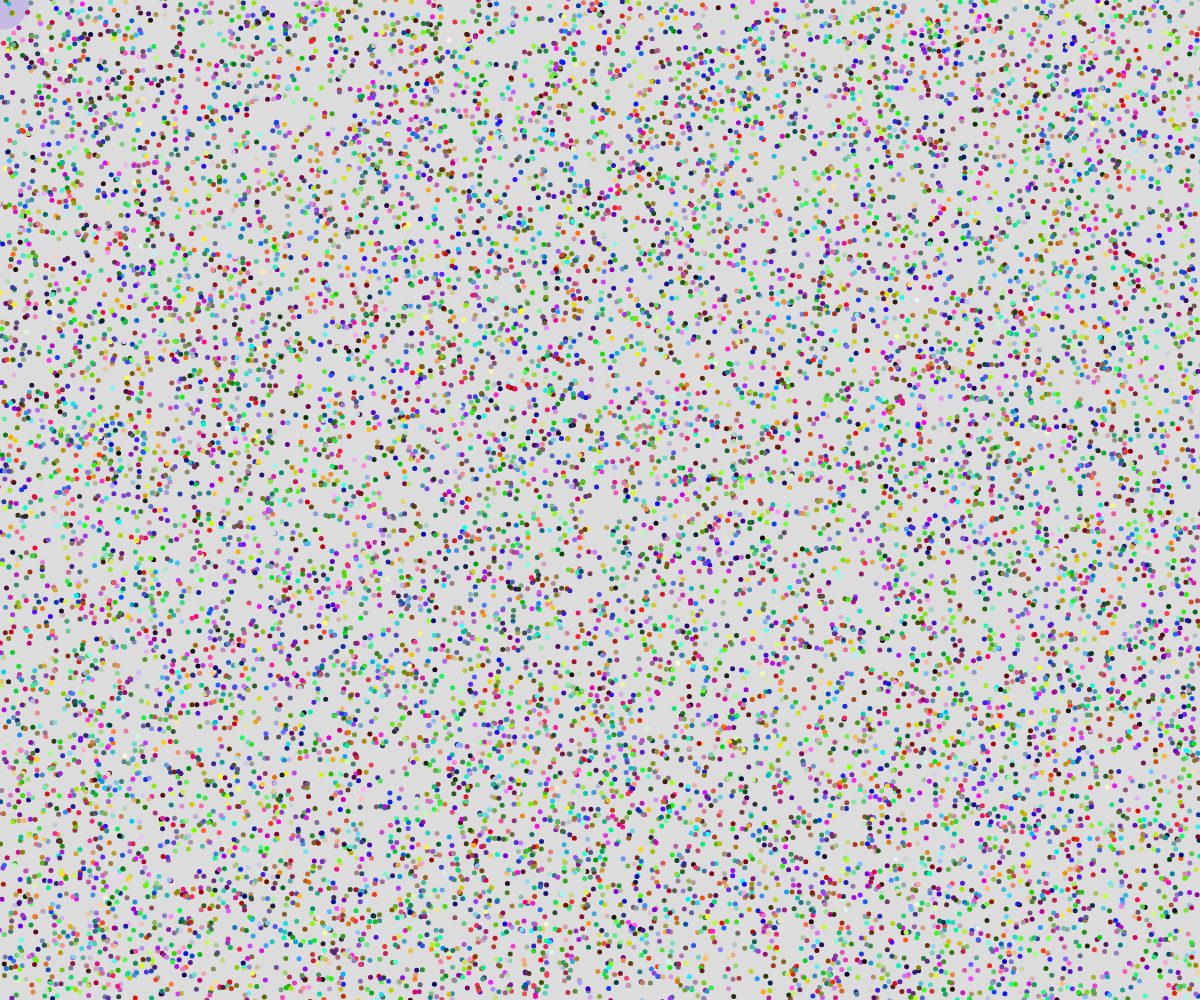
Frame 1 (no input)
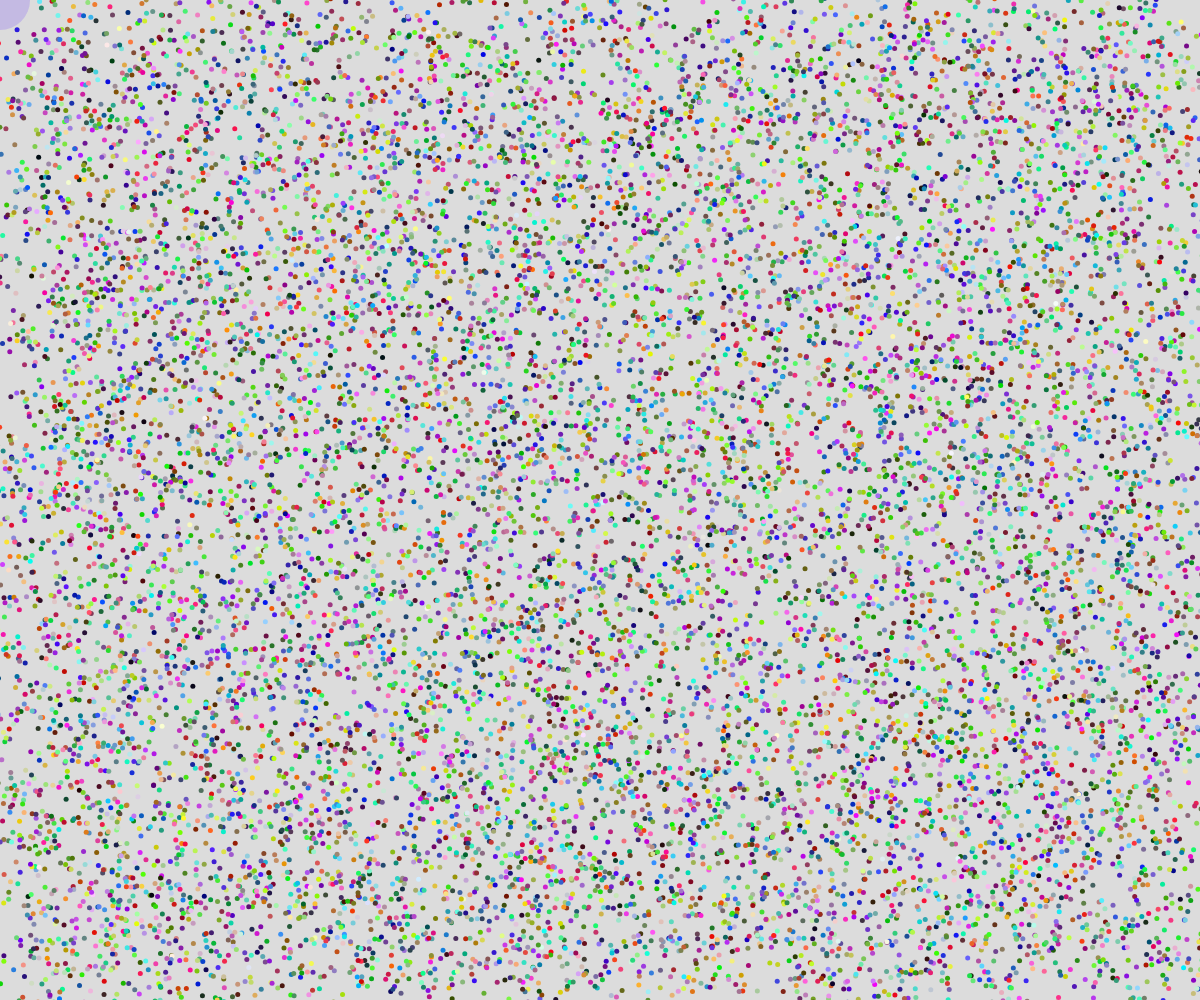
Frame 60 (no input)
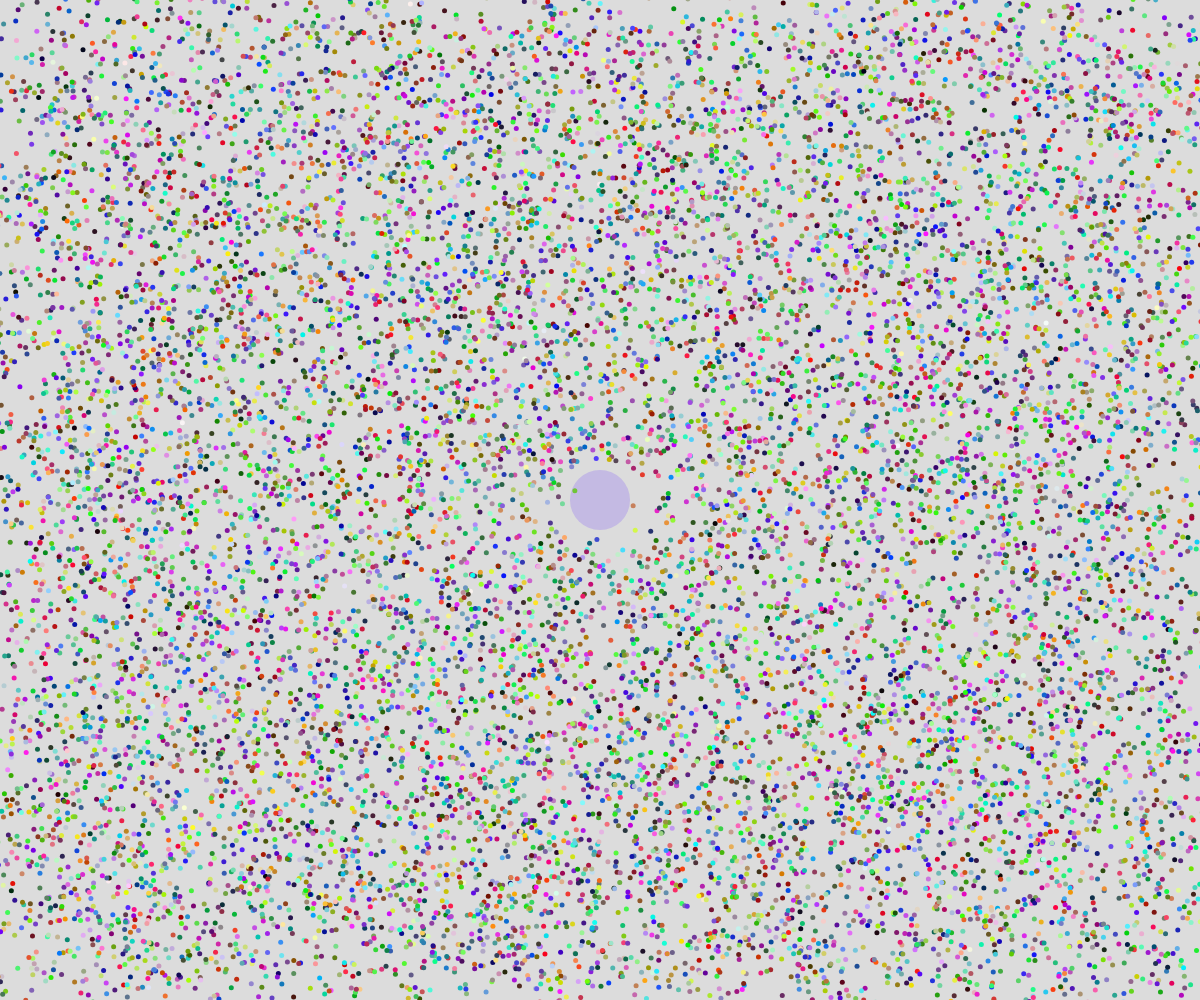
Frame 120 (the mouse pressed at the canvas centre since frame 60)

The p5.js sketch that drew these frames (run headless with seeded random() and noise() and a simulated clock; from frame 60 on, the mouse is pressed at the canvas centre):

// p5.js sketch
// ── sketch.js
// Classes and Objects (Random Walkers)
// Mr. Scott
// March 14, 2025
// a first look at working with multiple objects

let singleWalker;
let walkers = [];
const NUM_WALKERS = 15000;

function setup() {
  createCanvas(windowWidth, windowHeight);
  singleWalker = new Walker(100, 150, "green");
  initWalkers();
  noStroke();
}

function initWalkers(){
  //create a bunch of walker objects, put in array
  for(let i = 0; i < NUM_WALKERS; i++){
    let c = color(random(255),random(255),random(255));
    let w = new Walker(random(width), random(height),c);
    walkers.push(w);
  }
}

function draw() {
  background(220);
  // singleWalker.move();
  // singleWalker.display();

  // for(let currentWalker of walkers){ //loop by item
  //   //but doesn't let us remove any objects.
  //   currentWalker.move();
  //   currentWalker.display();
  // }
  fill(100,50,255,50);
  circle(mouseX, mouseY, 60);

  for(let i = 0; i < walkers.length; i++){ //loop by index
    //this allows us to delete
    let w = walkers[i];
    w.move();
    w.display();

    //Ask if the current object is close to the mouse
    if(dist(w.x, w.y, mouseX, mouseY) < 30){
      //to delete from an arbitrary point in array: splice()
      walkers.splice(i,1);
    }
  }


}

class Walker {
  //1. constructor
  constructor(x, y, c){
    this.x = x;   this.y = y;   this.c = c;
    this.speed = random(2,10);
    this.size = 5;
  }

  //2. class methods
  display(){  //render the walker on screen
    rectMode(CENTER);
    fill(this.c);
    circle(this.x, this.y, this.size);
  }

  move(){
    //equally likely chance of ↑ ↓ → ←  (alt-24)
    let choice = floor(random(4));  //0 , 1, 2, 3
    switch(choice){
      case 0: //LEFT
        this.x -= this.speed;   break;
      case 1: //RIGHT
        this.x += this.speed;   break;
      case 2: //UP
        this.y -= this.speed;   break;
      case 3: //DOWN
        this.y += this.speed;   break;
    }
  }
}
